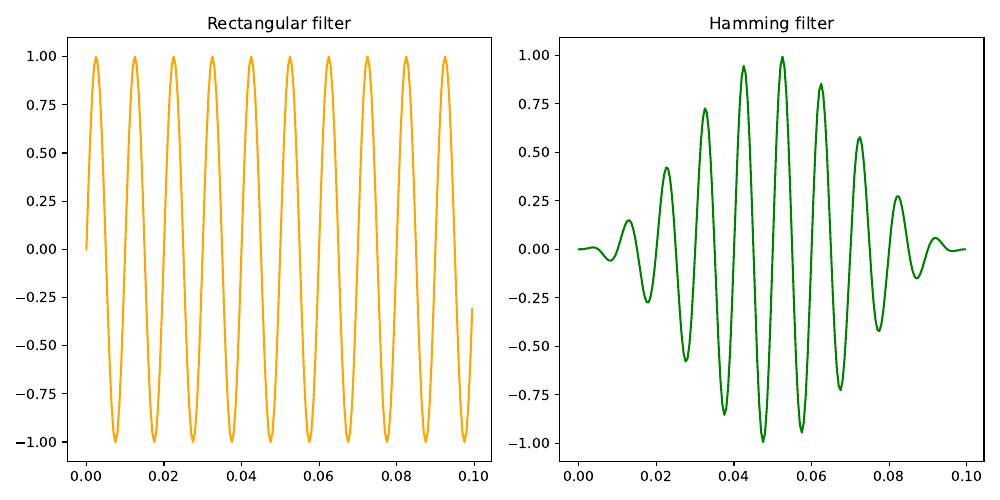

Write Python code to recreate this figure.
import matplotlib.pyplot as plt
import numpy as np

f = 100
fs = f*2*10
T = 0.1
t = np.linspace(0,T,int(fs * T), endpoint=False)
x = np.sin(2*np.pi*f*t)
filter_dim = 200
n_filter = np.arange(filter_dim)
w_rect = np.ones(filter_dim)
w_hamming = 0.5 * (1 - np.cos(2*np.pi*n_filter/filter_dim))
#rect_output = np.convolve(x, w_rect, mode='valid')
#hamming_output = np.convolve(x, w_hamming, mode='valid')
N = len(t)
n_sliding_windows = N // filter_dim

plt.figure(figsize=(10,5), dpi=100)
plt.subplot(121)
plt.title('Rectangular filter')
for i in range(n_sliding_windows):
    start = i*filter_dim
    end = start+filter_dim
    x_axis = t[start:end]
    y_axis = x[start:end] * w_rect
    plt.plot(x_axis, y_axis, color='orange')
plt.subplot(122)
plt.title('Hamming filter')
for i in range(n_sliding_windows):
    start = i*filter_dim
    end = start+filter_dim
    x_axis = t[start:end]
    y_axis = x[start:end] * w_hamming
    plt.plot(x_axis, y_axis, color='green')
plt.tight_layout()
plt.savefig('ex5.pdf')
plt.show()